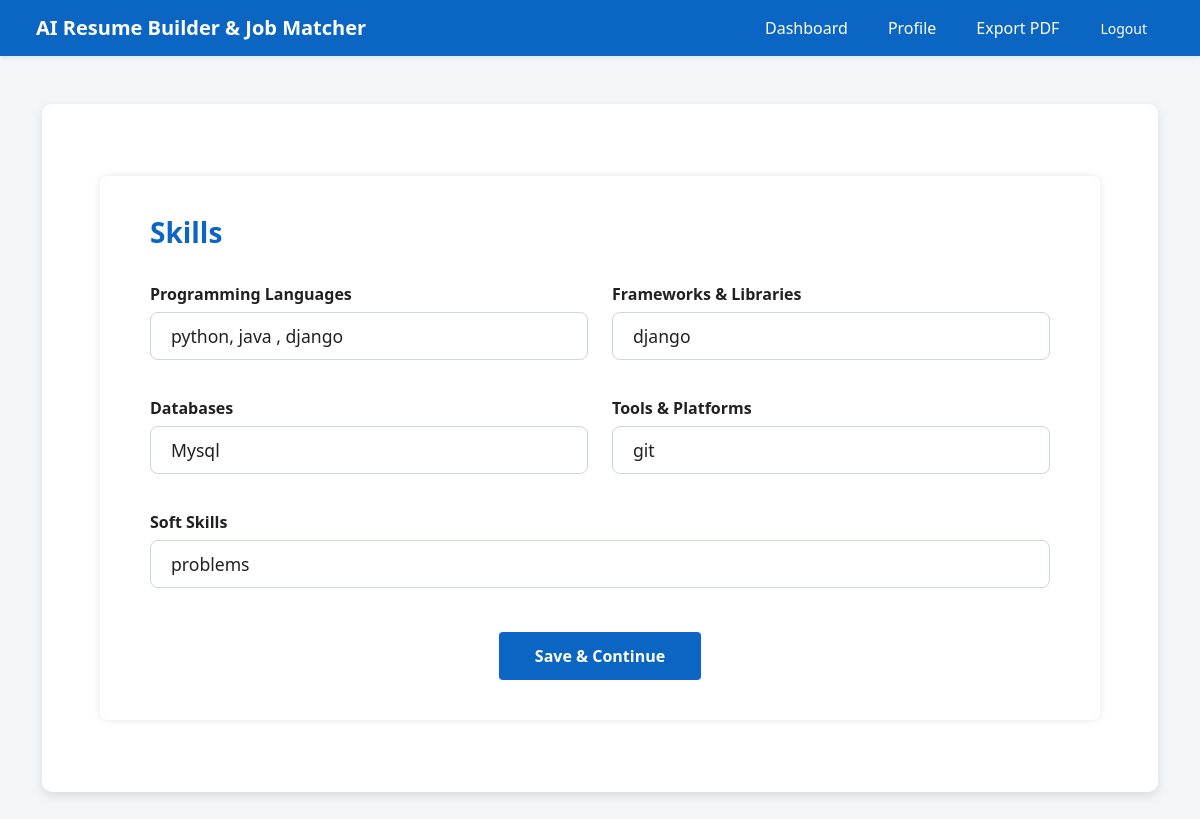
Screenshot of /skill/ (signed in) with the database file from the repository.
### builder/models.py (models this page shows, shortened)
class UserSkill(models.Model):
    user = models.ForeignKey(User, on_delete=models.CASCADE)
    programming_languages = models.CharField(max_length=200, blank=True)
    frameworks = models.CharField(max_length=200, blank=True)
    databases = models.CharField(max_length=200, blank=True)
    tools = models.CharField(max_length=200, blank=True)
    soft_skills = models.CharField(max_length=200, blank=True)

### builder/views.py (the view)
# urls.py: path('skill/', views.skill_view, name='skills'),
@login_required
def skill_view(request):
    skills, _ = UserSkill.objects.get_or_create(user=request.user)
    if request.method == "POST":
        form = UserSkillForm(request.POST, instance=skills)
        if form.is_valid():
            form.save()
            return redirect("experience")  # go to next step
    else:
        form = UserSkillForm(instance=skills)
    return render(request, "builder/skill.html", {"form": form, "step": 3, "total_steps": 7})

### builder/forms.py
class UserSkillForm(forms.ModelForm):
    class Meta:
        model = UserSkill
        fields = [
            "programming_languages",
            "frameworks",
            "databases",
            "tools",
            "soft_skills",
        ]
        widgets = {
            "programming_languages": forms.TextInput(attrs={
                "class": "form-control",
                "placeholder": "e.g. Python, JavaScript, C++"
            }),
            "frameworks": forms.TextInput(attrs={
                "class": "form-control",
                "placeholder": "e.g. Django, React, Bootstrap"
            }),
            "databases": forms.TextInput(attrs={
                "class": "form-control",
                "placeholder": "e.g. MySQL, PostgreSQL, MongoDB"
            }),
            "tools": forms.TextInput(attrs={
                "class": "form-control",
                "placeholder": "e.g. Git, Docker, AWS"
            }),
            "soft_skills": forms.TextInput(attrs={
                "class": "form-control",
                "placeholder": "e.g. Problem Solving, Communication, Teamwork"
            }),
        }

### builder/templates/builder/skill.html (shortened to what this page needs)
{% extends "builder/base.html" %}
{% load widget_tweaks %}
{% block content %}
<div class="container d-flex justify-content-center">
    <div class="linkedin-container">
        <h4>Skills</h4>
        <form method="post">
            <div class="row mt-2">
                <div class="col-md-6">
                    <label class="labels" for="{{ form.programming_languages.id_for_label }}">Programming Languages</label>
                    {{ form.programming_languages|add_class:"form-control" }}
                </div>
                <div class="col-md-6">
                    <label class="labels" for="{{ form.frameworks.id_for_label }}">Frameworks & Libraries</label>
                    {{ form.frameworks|add_class:"form-control" }}
                </div>
            </div>
            <div class="row mt-3">
                <div class="col-md-6">
                    <label class="labels" for="{{ form.databases.id_for_label }}">Databases</label>
                    {{ form.databases|add_class:"form-control" }}
                </div>
                <div class="col-md-6">
                    <label class="labels" for="{{ form.tools.id_for_label }}">Tools & Platforms</label>
                    {{ form.tools|add_class:"form-control" }}
                </div>
            </div>
            <div class="row mt-3">
                <div class="col-md-12">
                    <label class="labels" for="{{ form.soft_skills.id_for_label }}">Soft Skills</label>
                    {{ form.soft_skills|add_class:"form-control" }}
                </div>
            </div>
            <div class="mt-4 text-center">
                <button type="submit" class="btn btn-primary profile-button">Save & Continue</button>
            </div>
        </form>
    </div>
</div>
{% endblock %}

### builder/templates/builder/base.html (style rules this page uses)
body { background-color: #f3f6f9; }

### builder/templates/builder/skill.html (style rules this page uses)
.linkedin-container { width: 1000px; background-color: #ffffff; border-radius: 8px; box-shadow: 0 0 8px rgba(0,0,0,0.1); padding: 40px 50px; font-family: "Segoe UI", Tahoma, Geneva, Verdana, sans-serif; color: #212121; margin-top: 3rem; margin-bottom: 3rem; }
h4 { color: #0a66c2; font-weight: 600; font-size: 1.75rem; margin-bottom: 2rem; }
.labels { font-weight: 600; font-size: 1rem; margin-bottom: 6px; display: block; cursor: pointer; }
.form-control { border: 1px solid #ccd6dd; border-radius: 8px; padding: 14px 20px; font-size: 1.1rem; width: 100%; box-sizing: border-box; margin-bottom: 20px; height: 48px; transition: border-color 0.3s ease; font-family: inherit; color: #212121; }
.btn-primary.profile-button { background-color: #0a66c2; border: none; padding: 12px 36px; font-weight: 600; font-size: 1rem; border-radius: 4px; transition: background-color 0.3s ease; min-width: 180px; cursor: pointer; }

### rows the page displays
UserSkill: programming_languages "python, java , django", frameworks "django", databases "Mysql", tools "git", soft_skills "problems"
